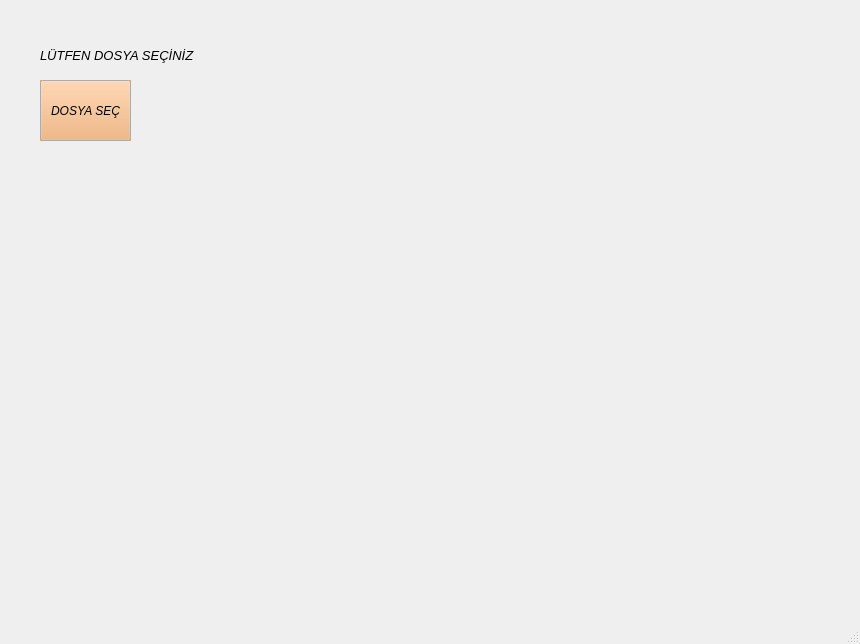
<?xml version="1.0" encoding="UTF-8"?>
<ui version="4.0">
 <class>MainWindow</class>
 <widget class="QMainWindow" name="MainWindow">
  <property name="geometry">
   <rect>
    <x>0</x>
    <y>0</y>
    <width>860</width>
    <height>644</height>
   </rect>
  </property>
  <property name="font">
   <font>
    <weight>50</weight>
    <italic>true</italic>
    <bold>false</bold>
   </font>
  </property>
  <property name="windowTitle">
   <string>Graph Example</string>
  </property>
  <property name="autoFillBackground">
   <bool>true</bool>
  </property>
  <widget class="QWidget" name="centralwidget">
   <widget class="QPushButton" name="pushButton">
    <property name="geometry">
     <rect>
      <x>40</x>
      <y>80</y>
      <width>91</width>
      <height>61</height>
     </rect>
    </property>
    <property name="palette">
     <palette>
      <active>
       <colorrole role="Button">
        <brush brushstyle="SolidPattern">
         <color alpha="255">
          <red>240</red>
          <green>168</green>
          <blue>105</blue>
         </color>
        </brush>
       </colorrole>
      </active>
      <inactive>
       <colorrole role="Button">
        <brush brushstyle="SolidPattern">
         <color alpha="255">
          <red>240</red>
          <green>168</green>
          <blue>105</blue>
         </color>
        </brush>
       </colorrole>
      </inactive>
      <disabled>
       <colorrole role="Button">
        <brush brushstyle="SolidPattern">
         <color alpha="255">
          <red>240</red>
          <green>168</green>
          <blue>105</blue>
         </color>
        </brush>
       </colorrole>
      </disabled>
     </palette>
    </property>
    <property name="autoFillBackground">
     <bool>true</bool>
    </property>
    <property name="text">
     <string>DOSYA SEÇ</string>
    </property>
   </widget>
   <widget class="QLabel" name="label">
    <property name="geometry">
     <rect>
      <x>40</x>
      <y>30</y>
      <width>201</width>
      <height>51</height>
     </rect>
    </property>
    <property name="font">
     <font>
      <pointsize>10</pointsize>
     </font>
    </property>
    <property name="text">
     <string>LÜTFEN DOSYA SEÇİNİZ</string>
    </property>
   </widget>
  </widget>
  <widget class="QMenuBar" name="menubar">
   <property name="geometry">
    <rect>
     <x>0</x>
     <y>0</y>
     <width>860</width>
     <height>26</height>
    </rect>
   </property>
  </widget>
  <widget class="QStatusBar" name="statusbar"/>
 </widget>
 <resources/>
 <connections/>
</ui>
